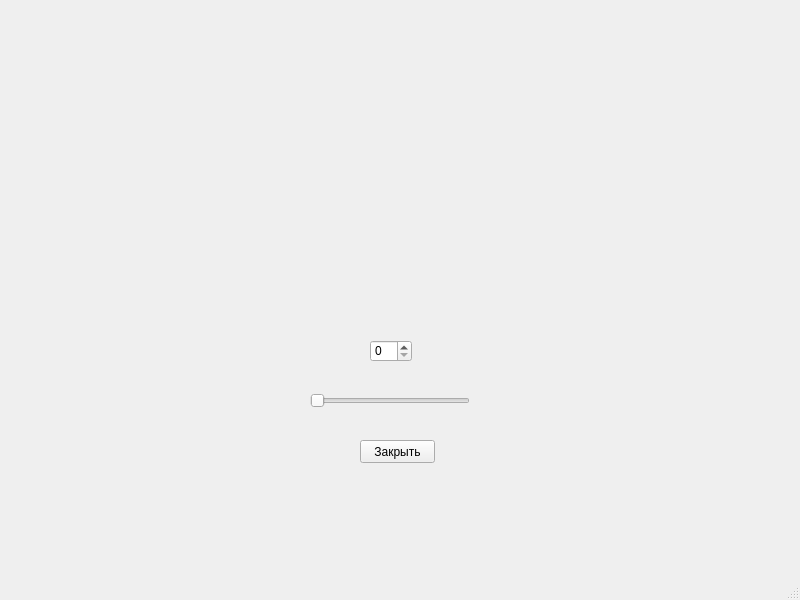
<?xml version="1.0" encoding="UTF-8"?>
<ui version="4.0">
 <class>MainWindow</class>
 <widget class="QMainWindow" name="MainWindow">
  <property name="geometry">
   <rect>
    <x>0</x>
    <y>0</y>
    <width>800</width>
    <height>600</height>
   </rect>
  </property>
  <property name="font">
   <font>
    <family>MS Shell Dlg 2</family>
   </font>
  </property>
  <property name="windowTitle">
   <string>MainWindow</string>
  </property>
  <widget class="QWidget" name="centralwidget">
   <widget class="QSpinBox" name="spinBox">
    <property name="geometry">
     <rect>
      <x>370</x>
      <y>340</y>
      <width>42</width>
      <height>22</height>
     </rect>
    </property>
   </widget>
   <widget class="QSlider" name="horizontalSlider">
    <property name="geometry">
     <rect>
      <x>310</x>
      <y>390</y>
      <width>160</width>
      <height>22</height>
     </rect>
    </property>
    <property name="orientation">
     <enum>Qt::Horizontal</enum>
    </property>
   </widget>
   <widget class="QPushButton" name="pushButton">
    <property name="geometry">
     <rect>
      <x>360</x>
      <y>440</y>
      <width>75</width>
      <height>23</height>
     </rect>
    </property>
    <property name="text">
     <string>Закрыть</string>
    </property>
   </widget>
  </widget>
  <widget class="QMenuBar" name="menubar">
   <property name="geometry">
    <rect>
     <x>0</x>
     <y>0</y>
     <width>800</width>
     <height>21</height>
    </rect>
   </property>
  </widget>
  <widget class="QStatusBar" name="statusbar"/>
 </widget>
 <resources/>
 <connections>
  <connection>
   <sender>horizontalSlider</sender>
   <signal>valueChanged(int)</signal>
   <receiver>spinBox</receiver>
   <slot>setValue(int)</slot>
   <hints>
    <hint type="sourcelabel">
     <x>402</x>
     <y>419</y>
    </hint>
    <hint type="destinationlabel">
     <x>381</x>
     <y>377</y>
    </hint>
   </hints>
  </connection>
  <connection>
   <sender>pushButton</sender>
   <signal>clicked()</signal>
   <receiver>MainWindow</receiver>
   <slot>close()</slot>
   <hints>
    <hint type="sourcelabel">
     <x>417</x>
     <y>474</y>
    </hint>
    <hint type="destinationlabel">
     <x>495</x>
     <y>471</y>
    </hint>
   </hints>
  </connection>
 </connections>
</ui>
